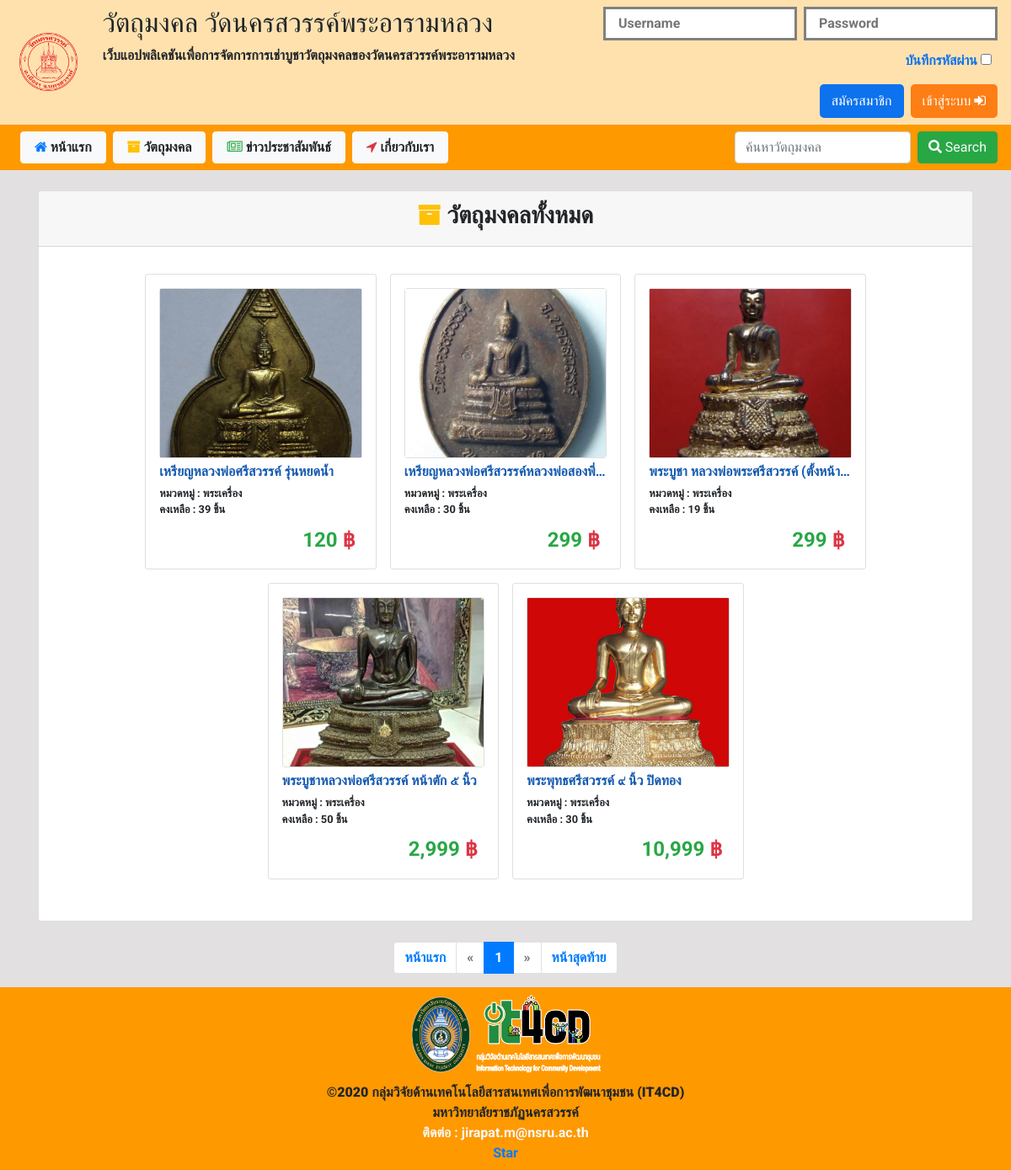
/index.php?p=sacredOb, run on the app's committed database.
### tables this page shows
CREATE TABLE `product` (
  `id_product` int(100) NOT NULL,
  `product_name` varchar(50) NOT NULL,
  `product_type` varchar(50) NOT NULL,
  `product_des` varchar(100) NOT NULL,
  `product_price` varchar(6) NOT NULL,
  `product_qty` varchar(5) NOT NULL,
  `product_cover` text NOT NULL,
  `date_create` timestamp NOT NULL DEFAULT current_timestamp() ON UPDATE current_timestamp()
);

### function.php (called while the page is built, shortened)
<?php
        class DB_conn{
            function __construct(){
                $conn = mysqli_connect(DB_server, DB_user, DB_password, DB_name);
                $this->dbcon = $conn;
            }
                }
                class shopSacredObj extends DB_conn{
                    public function runQuery($query){
                        $reS = mysqli_query($this->dbcon, $query);
                        return $reS;
                    }
                }
?>

### include_for_p/sacred_object.php (the view, shortened to what this page needs)
<?php
    $sacredSelectAll = new shopSacredObj();
?>
<div class="container mt-4 mb-4">
    <div class="card">
        <div class="card-header ">
            <h3 class="text-center"><b><i class="fa fa-archive text-warning" aria-hidden="true"></i> วัตถุมงคลทั้งหมด
            </h3>
        </div>
        <div class="card-body pt-4 min-vh-100">
            <div class="row d-flex justify-content-center">
                <?php
                    if(isset($_GET['page'])){
                        $page = $_GET['page'];
                    }else{
                        $page=1;
                    }
                    $row_data  = 6;
                    $set_limit = ($page-1) * $row_data;
                        ?>
                <?php
                    $sql = $sacredSelectAll->runQuery("SELECT * FROM product ORDER BY id_product DESC limit $set_limit, $row_data");
                    if($sql){
                        while( $fetchArray = mysqli_fetch_array($sql)){
                            ?>
                <div class="card col-md-3 m-2 p-3">
                    <a class="card"
                        href="index.php?p=readSacredObj&id4readSacredObj=<?php echo $fetchArray['id_product']; ?>">
                        <?php
                            $pic =explode(',', $fetchArray['product_cover']) ;
                        ?>
                        <img id="picSize" src="image/product/<?php echo $pic[0]; ?>"
                            title="คลิกเพื่อดูรายละเอียดวัตถุมงคล">
                    </a>
                    <div>
                        <p class="mb-1 mt-1" id="name_shop_card"><?php echo $fetchArray['product_name']; ?></p>
                    </div>
                    <small class="font-weight-bold">หมวดหมู่ : <?php echo $fetchArray['product_type'] ?></small>
                    <small class="font-weight-bold">คงเหลือ : <?php echo $fetchArray['product_qty'] ?> ชิ้น</small>
                    <div class=" p-0 pr-2 pl-2 mb-0 mt-2">
                        <strong class="d-flex d-inline">
                            <h4 class="mb-1 mt-1 text-right text-success font-weight-bold" id="name_shop_card">
                                <?php echo number_format($fetchArray['product_price']); ?>
                                <text class="text-danger">฿</text>
                            </h4>
                        </strong>
                    </div>
                </div>
                <?php
                        }
                    }else{
                        ?>
                <script>
                alert("Can't SQL");
                </script>
                <?php
                    }
                    ?>
            </div>
        </div>
    </div>
</div>
<nav aria-label="Page navigation example">
                    <ul class="pagination justify-content-center">
                        <li class="page-item">
                            <a class="page-link" href="index.php?p=sacredOb&page=1" tabindex="-1"
                                aria-disabled="true">หน้าแรก</a>
                        </li>
                        <li class="page-item <?=$page > 1 ? '' : 'disabled' ?>">
                            <a class="page-link" href="index.php?p=sacredOb&page=<?=$page-1;?>" aria-label="Previous">
                                <span aria-hidden="true">&laquo;</span>
                            </a>
                            <?php
        $sql_page_all4pagination = $sacredSelectAll->runQuery("SELECT * from `product`");
        $fetch_page = mysqli_num_rows($sql_page_all4pagination);
        $page_all4pagination = ceil($fetch_page/$row_data);
        for($xx = 1 ; $xx <= $page_all4pagination; $xx++){
            ?>
                        </li>
                        <li class="page-item <?=$page == $xx ? 'active' : '' ?>"><a class="page-link"
                                href="index.php?p=sacredOb&page=<?=$xx?>"><?=$xx?></a></li>
                        <?php
            }
            ?>
                        <li class="page-item <?=$page < $page_all4pagination ? '' : 'disabled'; ?>">
                            <a class="page-link" href="index.php?p=sacredOb&page=<?=$page+1;?>" aria-label="Next">
                                <span aria-hidden="true">&raquo;</span>
                            </a>
                        </li>
                        <li class="page-item">
                            <a class="page-link"
                                href="index.php?p=sacredOb&page=<?=$page_all4pagination?>">หน้าสุดท้าย</a>
                        </li>
                    </ul>
                </nav>

### index.php (shortened to what this page needs)
<?php
    require_once('function.php');
?>
<!DOCTYPE html>
<html lang="en">
<head>
    <link rel="stylesheet" href="css/myself.css?version=<?php echo filemtime('css/myself.css'); ?>">
    <link rel="stylesheet" href="https://pro.fontawesome.com/releases/v5.10.0/css/all.css"
 />
    <link rel="stylesheet" href="https://cdnjs.cloudflare.com/ajax/libs/font-awesome/4.7.0/css/font-awesome.min.css">
    <link rel="stylesheet" href="bootstrap/bootstrap.css">
    <link rel="stylesheet" href="https://cdnjs.cloudflare.com/ajax/libs/animate.css/4.1.1/animate.min.css" />
    <link rel="stylesheet" href="css/image-zoom.css">
    <link rel="stylesheet" href="https://cdn.datatables.net/1.10.24/css/jquery.dataTables.min.css">
    <link rel="stylesheet" href="https://cdn.datatables.net/1.10.22/css/jquery.dataTables.min.css">
</head>
<body>
    <section class="min-vh-100" id="bg_sec">
        <div class="container-fluid m-0" id="bg_hder">
            <div class="row p-2">
                <div class="col-sm-1 col-xs d-flex align-items-center">
                    <img src="image/logo.png" class="w-100 d-none d-md-block">
                </div>
                <div class="col-sm">
                    <h2>วัตถุมงคล วัดนครสวรรค์พระอารามหลวง</h2>
                    <p><b>เว็บแอปพลิเคชันเพื่อการจัดการการเช่าบูชาวัตถุมงคลของวัดนครสวรรค์พระอารามหลวง</b></p>
                </div>
                <?php
                    if (!isset($_SESSION['id'])) {
                            ?>
                <div class="col-xl d-flex align-items-center justify-content-end">
                    <div class="row">
                        <div class="col-sm d-flex justify-content-end">
                            <form action="chk_all/check_login.php" method="post">
                                <div class="row d-flex justify-content-end">
                                    <div class="col-md p-0 mb-2 mr-2">
                                        <input type="text" class="col-md inputbill-border" name="username"
                                            placeholder="Username" required="sdgsdg" autocomplete="off"
                                            value="<?php if(isset($_COOKIE['saveUser'])){ echo $_COOKIE['saveUser']; } ?>">
                                    </div>
                                    <div class="col-md p-0 mr-2">
                                        <input type="password" class="col-md inputbill-border" name="password"
                                            placeholder="Password" required
                                            value="<?php if(isset($_COOKIE['savePass'])){ echo $_COOKIE['savePass']; } ?>">
                                    </div>
                                </div>
                                <div class="d-flex justify-content-end pt-1">
                                    <label class="textbill-primary font-weight-bold">บันทึกรหัสผ่าน <input
                                            type="checkbox" id="" name="savePass" value="ok"
                                            <?php if(isset($_COOKIE['savePass'])){?> checked <?php } ?>></label>
                                </div>
                                <div class="row justify-content-end mt-2 pr-1 form-inline">
                                    <div class="form-group d-flex align-items-center">
                                        <a class="mr-2 btnbill-primary" href="index.php?p=reg">สมัครสมาชิก</a>
                                    </div>
                                    <div class="form-group">
                                        <button type="submit" class="btnbill-warning mr-1" name="submit">เข้าสู่ระบบ <i
                                                class="fa fa-sign-in" aria-hidden="true"></i></button>
                                    </div>
                                </div>
                            </form>
                        </div>
                    </div>
                </div>
                <?php
                        }
                            ?>
            </div>
        </div>
        <nav class="navbar navbar-expand-lg navbar-dark" id="bg_teamSOM">
            <div class="collapse navbar-collapse" id="navbarSupportedContent">
                <ul class="navbar-nav mr-auto row ml-2">
                    <li class="nav-item active mr-2">
                        <a class="btn btn-light mr-2 col-md font-weight-bold" href="index.php?p=home"><i
                                class="fa fa-home text-primary" aria-hidden="true"></i> หน้าแรก</a>
                    </li>
                    <li class="nav-item mr-2">
                        <a class="btn btn-light mr-2 col-md font-weight-bold" href="index.php?p=sacredOb"><i
                                class="fa fa-archive text-warning" aria-hidden="true"></i> วัตถุมงคล</a>
                    </li>
                    <li class="nav-item mr-2">
                        <a class="btn btn-light mr-2 col-md font-weight-bold" href="index.php?p=newsAll"><i
                                class="fa fa-newspaper-o text-success" aria-hidden="true"></i> ข่าวประชาสัมพันธ์</a>
                    </li>
                    <li class="nav-item mr-2">
                        <a class="btn btn-light mr-2 col-md font-weight-bold" href="index.php?p=aboutus"><i
                                class="fa fa-location-arrow text-danger" aria-hidden="true"></i> เกี่ยวกับเรา</a>
                    </li>
                </ul>
                <form action="index.php?p=sacred_search" method="post" class="form-inline my-2 my-lg-0">
                    <input class="form-control mr-sm-2" type="text" placeholder="ค้นหาวัตถุมงคล" aria-label="Search"
                        name="search" autocomplete="off" required>
                    <button class="btn btn-outline-success btn-success text-light my-2 my-sm-0" type="submit"><i
                            class="fas fa-search"></i> Search
                    </button>
                </form>
            </div>
        </nav>
        <?php
            if(isset($_GET['p'])){
                switch ($_GET['p']){
                    case "sacredOb":
                        include_once('include_for_p/sacred_object.php');
                    break;
                }
            }else if(!isset($_GET['p'])){
                ?>
        <script>
        window.location.href = 'index.php?p=home';
        </script>
        <?php
            }
        ?>
        <div class="container-fluid">
            <div class="row">
                <div class="col-sm-12 text-center pb-2" id="bg_ft">
                    <img src="image/logo_nsru.png" style="width:75px; ">
                    <img src="image/logo_footer.png" style="width:150px; ">
                    <br>
                    <b> ©2020 กลุ่มวิจัยด้านเทคโนโลยีสารสนเทศเพื่อการพัฒนาชุมชน (IT4CD) <br>
                        มหาวิทยาลัยราชภัฏนครสวรรค์ </b><br>
                    <a class="text-decoration-none text-light "
                        href="https://mail.google.com/mail/u/0/?tab=mm#inbox?compose=jrjtXJSVwCmpVHlRlvKmqjcwrrfNVdgrhRCDqfbxTSxvdKQwCTrWKKQBfwlfnbSgCVcrvbjx"
                        target="_blank"> ติดต่อ :
                        jirapat.m@nsru.ac.th </a> <br class="mb-2">
                    <a class="github-button mt-2" href="https://github.com/jirapat252262120/jirapat252262120"
                        data-size="large" data-show-count="true"
                        aria-label="Star jirapat252262120/jirapat252262120 on GitHub">Star</a>
                </div>
            </div>
        </div>
    </section>
</body>
</html>

### css/myself.css (style rules this page uses)
* { margin: 0px; padding: 0px; font-family: 'Roboto', sans-serif; }
.textbill-primary { color:#0d72ee; }
#bg_hder { background-color: #ffe1ae; }
#bg_teamSOM { background-color: #ff9900; }
#bg_sec { background-color: #e2e0e0; }
#bg_ft { background-color: #ff9900; }
.inputbill-border { padding: 0.3rem; border:3px solid gray; transition: 0.3s all ease-in-out; font-weight: bold; color: gray; }
.btnbill-primary { padding: 6px 12px; background-color: #0d72ee; color:white; cursor: pointer; border-color: #0d72ee; border:2px solid #0d72ee; border-radius: 5px; transition: 0.9s all ease; }
.btnbill-warning { padding: 6px 12px; background-color: #fd7e14; color:white; cursor: pointer; border-color: #fd7e14; border:2px solid #fd7e14; border-radius: 5px; transition: 0.9s all ease; }
#picSize { width: 100%; height: 200px; object-fit: cover; object-position: center; }
#name_shop_card { width: 100%; white-space: nowrap; overflow: hidden; text-overflow: ellipsis; color:#1359b0; }

### data on the page
product: shows a picture, product_name "เหรียญหลวงพ่อศรีสวรรค์ รุ่นหยดน้ำ", product_type "พระเครื่อง", product_qty "39", product_price "120"
product: shows a picture, product_name "เหรียญหลวงพ่อศรีสวรรค์หลวงพ่อสองพี่…", product_type "พระเครื่อง", product_qty "30", product_price "299"
product: shows a picture, product_name "พระบูชา หลวงพ่อพระศรีสวรรค์ (ตั้งหน้า…", product_type "พระเครื่อง", product_qty "19", product_price "299"
product: shows a picture, product_name "พระบูชาหลวงพ่อศรีสวรรค์ หน้าตัก ๕ นิ้ว", product_type "พระเครื่อง", product_qty "50", product_price "2,999"
product: shows a picture, product_name "พระพุทธศรีสวรรค์ ๙ นิ้ว ปิดทอง", product_type "พระเครื่อง", product_qty "30", product_price "10,999"
